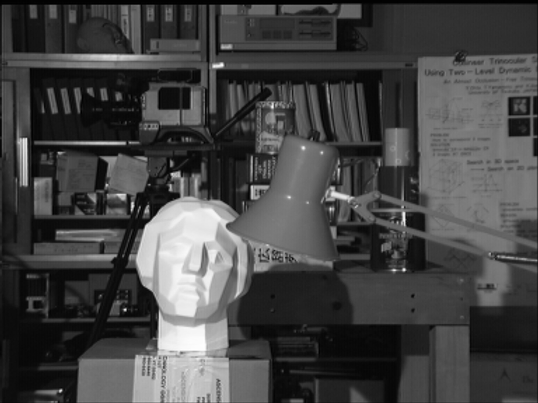
#> input picture images/tsukuba_gray.png, 538 x 403 px
$ python gamma.py
#> lines starting #> are read from the running program, lines starting #| are printed output that depends on the picture
# File: gamma.py

import cv2 as cv
import numpy as np


def gamma_func(image, gamma=1.0):
    # build a lookup table mapping the pixel values [0, 255] to
    # their adjusted gamma values
    table = np.array([((i / 255.0) ** gamma) * 255
                      for i in np.arange(0, 256)]).astype("uint8")
    # apply gamma correction using the lookup table
    return cv.LUT(image, table)


image = cv.imread('../images/tsukuba_gray.png', cv.IMREAD_GRAYSCALE)
#> image is the input picture: shape (403, 538); min 0, max 254, mean 68.6
image_gamma = gamma_func(image, 2.8)
#> in gamma_func, `return cv.LUT(image, table)`:
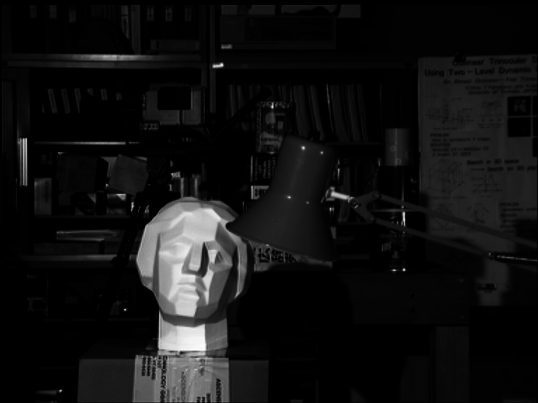
#> returned value: shape (403, 538); min 0, max 252, mean 17.6
cv.imwrite('tsukuba_2.8.jpg', image_gamma)
image_gamma = gamma_func(image, 0.5)
#> call 2 of gamma_func, with gamma = 0.5
#> in gamma_func (call 2), `return cv.LUT(image, table)`:
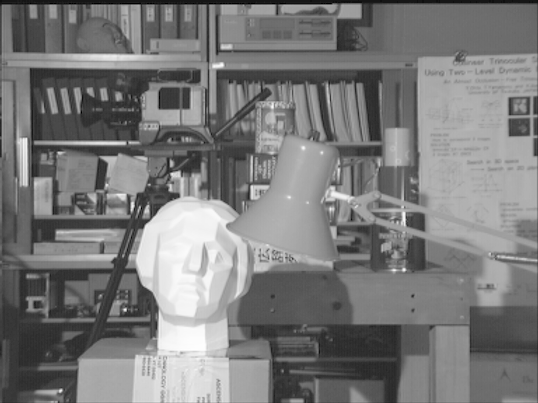
#> returned value: shape (403, 538); min 0, max 254, mean 122
cv.imwrite('tsukuba_0.5.jpg', image_gamma)
